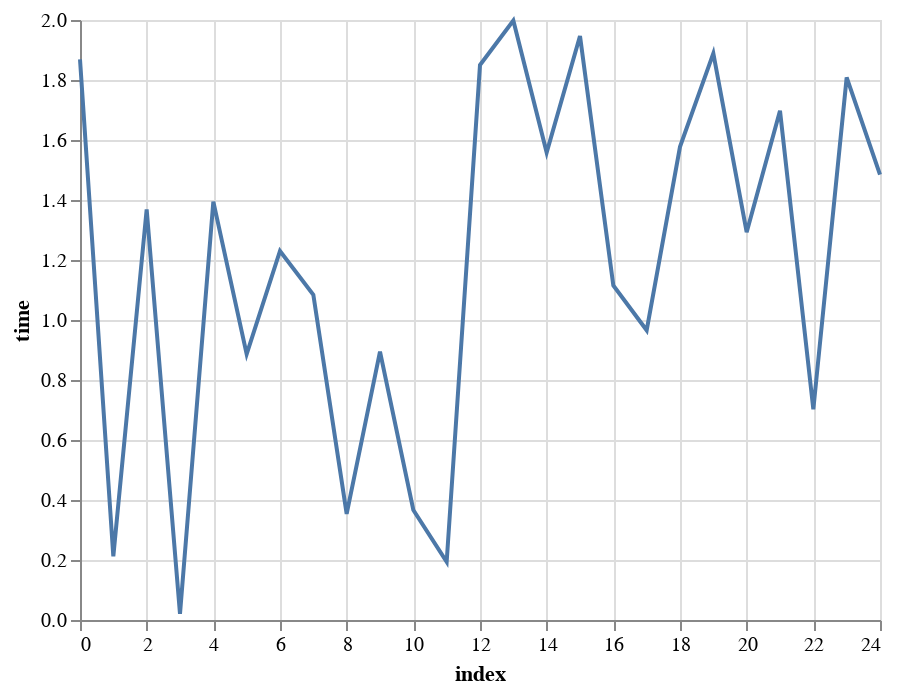

Source (notebook cell):
### Code cell
alt.Chart(df).mark_line().encode(
    x = alt.X('index'),
    y = alt.Y('time')
    ## Add a line for the mean
    ## Add a label for the worker and/or the task
    )

### Figure 1 — Vega-Lite specification as saved in the notebook (floating-point values rounded to 4 significant figures)
{"config": {"view": {"continuousWidth": 400, "continuousHeight": 300}}, "data": {"name": "data-46a9e61a176b522d91e13939efc24f8b"}, "mark": "line", "encoding": {"x": {"type": "quantitative", "field": "index"}, "y": {"type": "quantitative", "field": "time"}}, "$schema": "https://vega.github.io/schema/vega-lite/v4.8.1.json", "datasets": {"data-46a9e61a176b522d91e13939efc24f8b": [{"index": 0, "time": 1.868, "name": "Steve", "task": "Step1", "mean": 1.19}, {"index": 1, "time": 0.2124, "name": "Steve", "task": "Step1", "mean": 1.19}, {"index": 2, "time": 1.369, "name": "Steve", "task": "Step1", "mean": 1.19}, {"index": 3, "time": 0.0203, "name": "Steve", "task": "Step1", "mean": 1.19}, {"index": 4, "time": 1.394, "name": "Steve", "task": "Step1", "mean": 1.19}, {"index": 5, "time": 0.8864, "name": "Steve", "task": "Step1", "mean": 1.19}, {"index": 6, "time": 1.23, "name": "Steve", "task": "Step1", "mean": 1.19}, {"index": 7, "time": 1.084, "name": "Steve", "task": "Step1", "mean": 1.19}, {"index": 8, "time": 0.3537, "name": "Steve", "task": "Step1", "mean": 1.19}, {"index": 9, "time": 0.8945, "name": "Steve", "task": "Step1", "mean": 1.19}, {"index": 10, "time": 0.3666, "name": "Steve", "task": "Step1", "mean": 1.19}, {"index": 11, "time": 0.1935, "name": "Steve", "task": "Step1", "mean": 1.19}, {"index": 12, "time": 1.85, "name": "Steve", "task": "Step1", "mean": 1.19}, {"index": 13, "time": 1.998, "name": "Steve", "task": "Step1", "mean": 1.19}, {"index": 14, "time": 1.558, "name": "Steve", "task": "Step1", "mean": 1.19}, {"index": 15, "time": 1.947, "name": "Steve", "task": "Step1", "mean": 1.19}, {"index": 16, "time": 1.115, "name": "Steve", "task": "Step1", "mean": 1.19}, {"index": 17, "time": 0.9657, "name": "Steve", "task": "Step1", "mean": 1.19}, {"index": 18, "time": 1.577, "name": "Steve", "task": "Step1", "mean": 1.19}, {"index": 19, "time": 1.889, "name": "Steve", "task": "Step1", "mean": 1.19}, {"index": 20, "time": 1.293, "name": "Steve", "task": "Step1", "mean": 1.19}, {"index": 21, "time": 1.698, "name": "Steve", "task": "Step1", "mean": 1.19}, {"index": 22, "time": 0.702, "name": "Steve", "task": "Step1", "mean": 1.19}, {"index": 23, "time": 1.809, "name": "Steve", "task": "Step1", "mean": 1.19}, {"index": 24, "time": 1.485, "name": "Steve", "task": "Step1", "mean": 1.19}]}}
